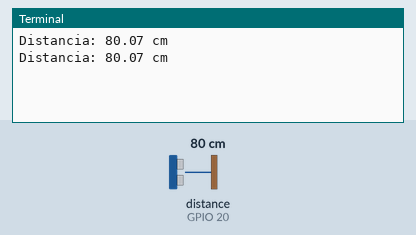
The program below on a simulated Raspberry Pi (BCM pin numbers). Shown: the last lines printed to the terminal. The test bench sets the inputs (shaded band); at power-on: distance to the obstacle (sensor on GPIO 20) 80 cm. The echo pulse lasts 58.3 µs per cm; the clock reads 2024-03-15 10:24:30 at power-on unless the program sets it.

Above: at 1.2 s.
1.3 s: distance to the obstacle (sensor on GPIO 20) set to 2 cm
At 2.6 s:
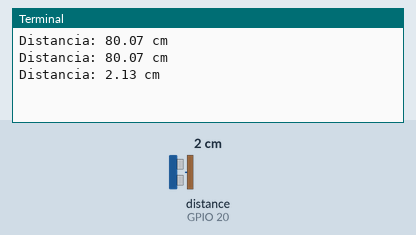
2.8 s: distance to the obstacle (sensor on GPIO 20) set to 4 cm
At 3.8 s:
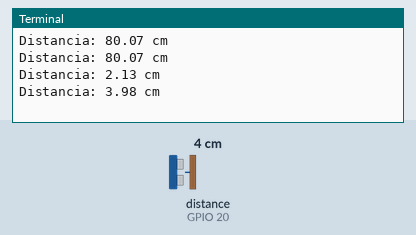
Timing chart, 0 to 5.8 s (numbered marks = the images above; inputs shaded):
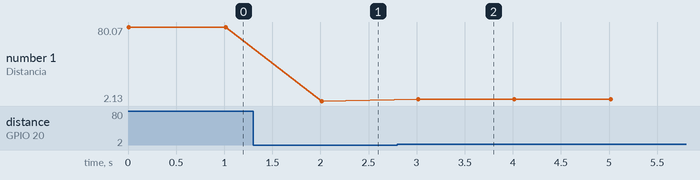

The program:

distance_hcsr04.py
```python
# Controlar sensor de distancia HC-SR04

import time

import lgpio

# Configurar los pines GPIO
TRIG = 21
ECHO = 20

SOUND_VELOCITY = 34300

# Inicializar lgpio
h = lgpio.gpiochip_open(0)  # chip 0

lgpio.gpio_claim_output(h, TRIG)
lgpio.gpio_claim_input(h, ECHO)


def medir_distancia(timeout_s=1.0):
    """
    Mide la distancia usando HC-SR04.
    Devuelve distancia en cm, o None si hubo timeout.
    """
    # Enviar pulso de trigger de 10us
    lgpio.gpio_write(h, TRIG, 1)
    time.sleep(0.00001)
    lgpio.gpio_write(h, TRIG, 0)

    # Esperar inicio del eco
    start_time = time.time()
    timeout = start_time + timeout_s
    while lgpio.gpio_read(h, ECHO) == 0:
        if time.time() > timeout:
            print("Timeout esperando inicio del eco")
            return None
    inicio = time.time()

    # Esperar fin del eco
    while lgpio.gpio_read(h, ECHO) == 1:
        if time.time() > timeout:
            print("Timeout esperando fin del eco")
            return None
    fin = time.time()

    # Calcular distancia
    duracion = fin - inicio
    distancia = duracion * (SOUND_VELOCITY / 2)
    return distancia


try:
    while True:
        distancia = medir_distancia()
        print(f"Distancia: {distancia:.2f} cm")
        time.sleep(1)
except KeyboardInterrupt:
    print("Medición interrumpida por el usuario.")
finally:
    lgpio.gpiochip_close(h)
    print("Limpieza de GPIO completada.")
```

Measured:
- after the input at 1.3 s, the terminal: prints a new line after 0.71 s (image 1)
- after the input at 2.8 s, the terminal: prints a new line after 0.22 s (image 2)
- plotted number 1: 80.07 → 2.13 after the input at 1.3 s, 2.13 → 3.98 after the input at 2.8 s
